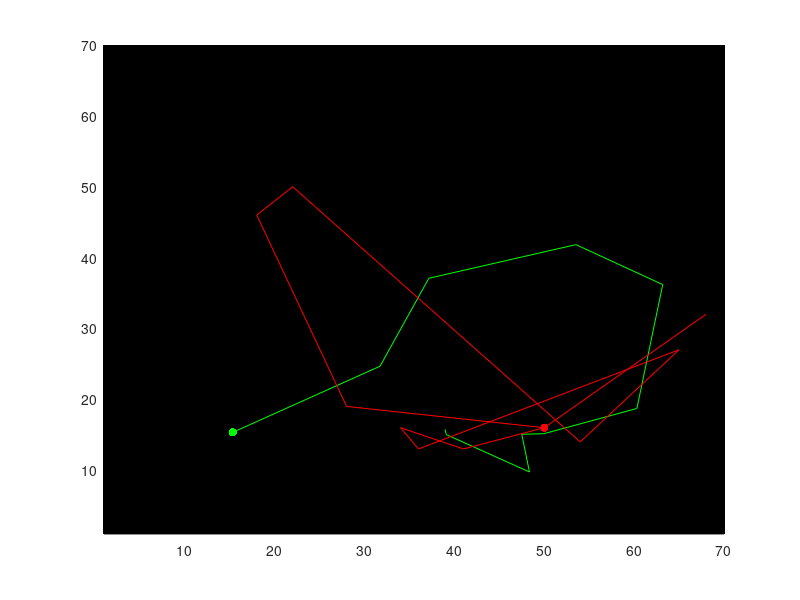
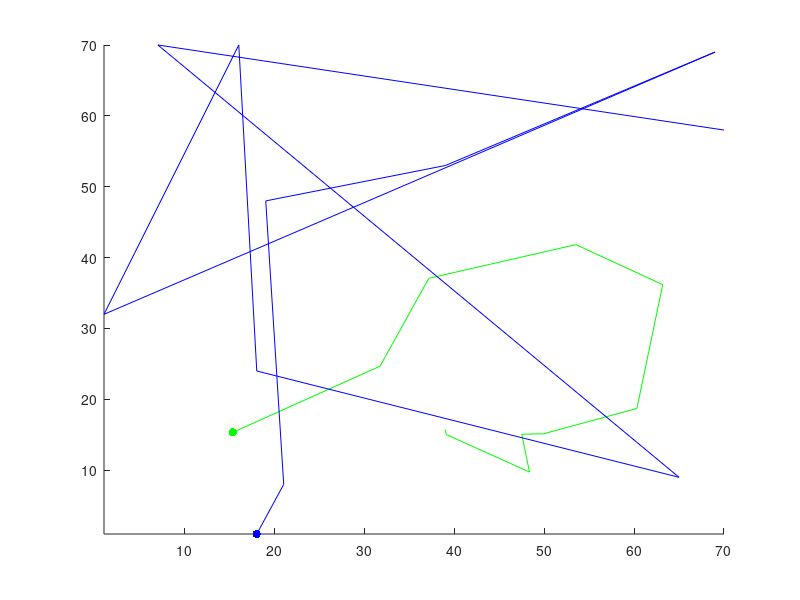

MATLAB code to generate these figures, in order:
function run_plot
% Run reconstruction
if ~exist('Recon_Data.mat','file'); 
    [loc, recon, post, pv_recon] = place_recon;
    save('Recon_Data.mat', 'loc','recon','post','pv_recon');
else
    load Recon_Data.mat
end


n = length(loc);
dt = 1; % Time in seconds
tail = 10;

% Smoothing kernel
sigma = (3 / 2*sqrt(2*log(2)))/.5;
G_kern = fspecial('gaussian',[7*ceil(sigma) 7*ceil(sigma)], ...
                  sigma);

map = [linspace(0,.7,64)' zeros(64,1) zeros(64,1)];
colormap(map);

% Make the video

for i = 1:n
    figure(1);
    set(gca,'Color',[0 0 0]);
    cla
    % Bayes
    xlim([1 70]);
    ylim([1 70]);
    hold on
    tmp = post{i};
    tmp(isnan(tmp)) = 0;
    posterior = imfilter(tmp,G_kern);
    imagesc(posterior);
    
    [~,argmax_idx] = max(post{i}(:));
    [x y] = ind2sub(size(post{i}),argmax_idx);
    if i <= tail
        
        plot(loc(1:i,2),loc(1:i,1),'-g');
        scatter(loc(i,2),loc(i,1),'g','filled');
        
        plot(recon(1:i,2),recon(1:i,1),'-r');
        scatter(recon(i,2),recon(i,1),'r','filled');
        
    else
        plot(loc(i-tail:i,2),loc(i-tail:i,1),'-g');
        scatter(loc(i,2),loc(i,1),'g','filled');
        
        plot(recon(i-tail:i,2),recon(i-tail:i,1),'-r');
        scatter(recon(i,2),recon(i,1),'r','filled');
    end
    hold off
    pause(dt/10);
    
    figure(2);
    set(gca,'Color',[0 0 0]);
    cla
    % Population Vector
    xlim([1 70]);
    ylim([1 70]);
    hold on
    
    [~,argmax_idx] = max(post{i}(:));
    [x y] = ind2sub(size(post{i}),argmax_idx);
    if i <= tail
        
        plot(loc(1:i,2),loc(1:i,1),'-g');
        scatter(loc(i,2),loc(i,1),'g','filled');
        
        plot(pv_recon(1:i,2),pv_recon(1:i,1),'-b');
        scatter(pv_recon(i,2),pv_recon(i,1),'b','filled');
        
    else
        plot(loc(i-tail:i,2),loc(i-tail:i,1),'-g');
        scatter(loc(i,2),loc(i,1),'g','filled');
        
        plot(pv_recon(i-tail:i,2),pv_recon(i-tail:i,1),'-b');
        scatter(pv_recon(i,2),pv_recon(i,1),'b','filled');
    end
    hold off
end






